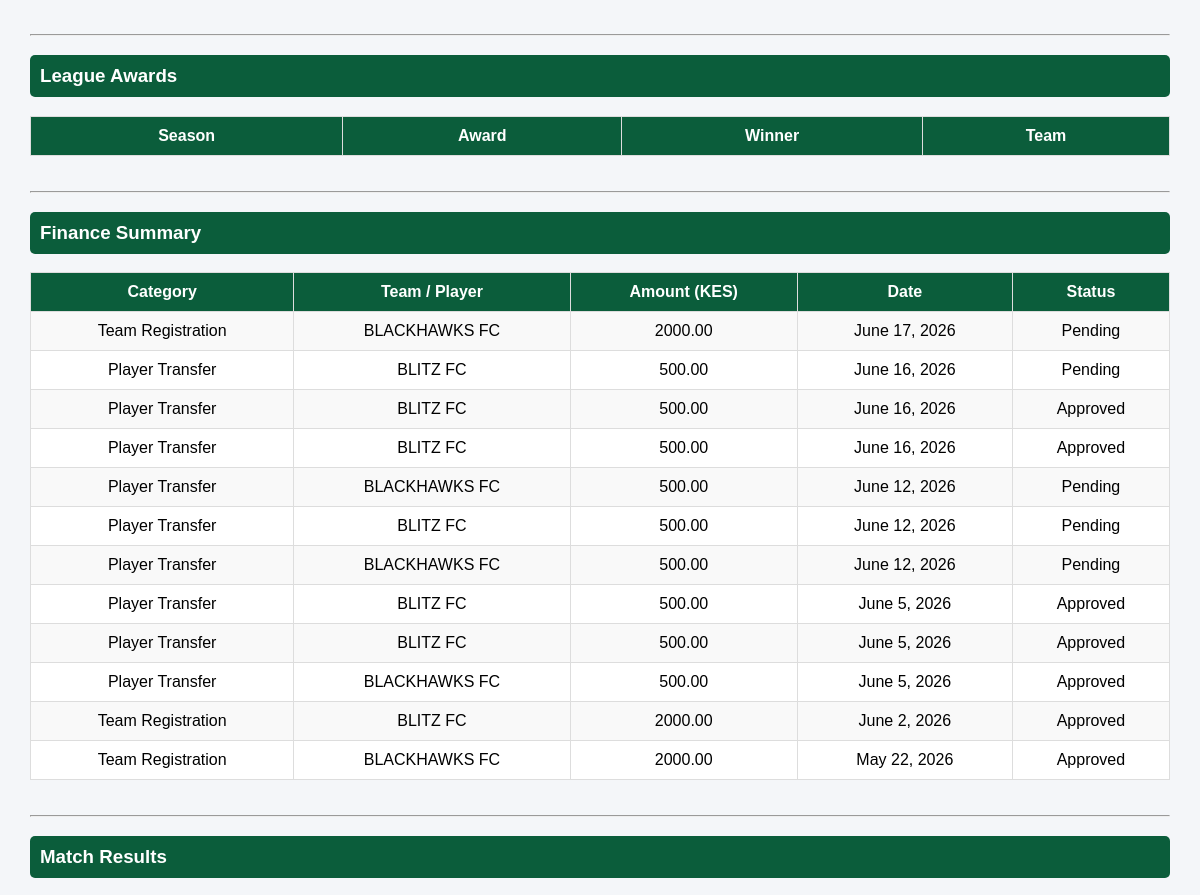
/reports/ (middle part), run on an earlier commit of the app's database.
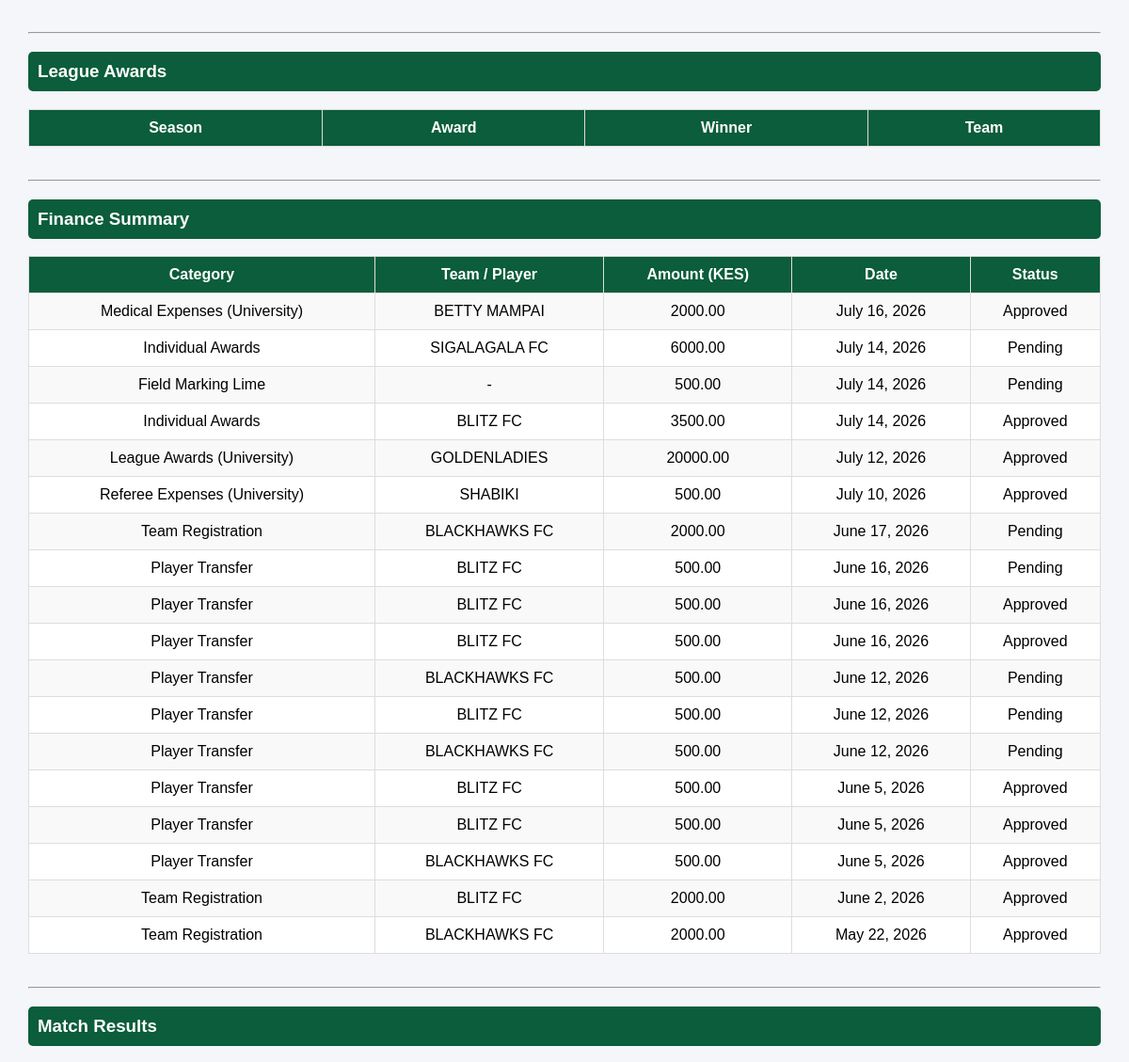
And on a later commit of the database.
### finance/models.py (models this page shows)
class FinanceRecord(models.Model):
    CATEGORY_CHOICES = (
        ('Team Registration', 'Team Registration'),
        ('Player Transfer', 'Player Transfer'),
        ('Individual Awards', 'Individual Awards'),
        ('Field Marking Lime', 'Field Marking Lime'),
        ('Referee Expenses (University)', 'Referee Expenses (University)'),
        ('Medical Expenses (University)', 'Medical Expenses (University)'),
        ('League Awards (University)', 'League Awards (University)'),
    )
    category = models.CharField(
        max_length=100,
        choices=CATEGORY_CHOICES
    )
    team = models.ForeignKey(
        'teams.Team',
        on_delete=models.SET_NULL,
        null=True,
        blank=True
    )
    amount = models.DecimalField(
        max_digits=10,
        decimal_places=2
    )
    description = models.TextField()
    transaction_date = models.DateField()
    approved = models.BooleanField(
        default=False
    )
    created_at = models.DateTimeField(
        auto_now_add=True
    )
    coach = models.ForeignKey(
    settings.AUTH_USER_MODEL,
    on_delete=models.SET_NULL,
    null=True,
    blank=True
    )
    player = models.ForeignKey(
          'players.player',
          on_delete=models.SET_NULL,
          null=True,
          blank=True
    )
    referee = models.ForeignKey(
        'teams.RefereeProfile',
        on_delete=models.SET_NULL,
        null=True,
        blank=True
    )
    transfer = models.ForeignKey(
        'players.Transfer',
        on_delete=models.SET_NULL,
        null=True,
        blank=True
    )
    transaction_code = models.CharField(
    max_length=50,
    blank=True
    )
    payment_proof = models.ImageField(
    upload_to='payment_proofs/',
    null=True,
    blank=True
    )
    status = models.CharField(
    max_length=20,
    choices=(
        ('Pending', 'Pending'),
        ('Approved', 'Approved'),
        ('Rejected', 'Rejected'),
    ),
     default='Pending'
)

### teams/models.py (models this page shows)
class Team(models.Model):
    CATEGORY_CHOICES = (
        ('Men', 'Men'),
        ('Ladies', 'Ladies'),
    )
    name = models.CharField(max_length=100)
    coach = models.ForeignKey(
    settings.AUTH_USER_MODEL,
    on_delete=models.SET_NULL,
    null=True,
    blank=True,
    limit_choices_to={'role': 'coach'}
)
    phone_number = models.CharField(
        max_length=15,
        blank=True,
        null=True
    )
    category = models.CharField(
        max_length=10,
        choices=CATEGORY_CHOICES,
        default='Men'
    )
    played = models.IntegerField(default=0)
    wins = models.IntegerField(default=0)
    draws = models.IntegerField(default=0)
    losses = models.IntegerField(default=0)
    goals_scored = models.IntegerField(default=0)
    goals_conceded = models.IntegerField(default=0)
    goal_difference = models.IntegerField(default=0)
    points = models.IntegerField(default=0)
    def __str__(self):
        return self.name

class RefereeProfile(models.Model):
    user = models.OneToOneField(
        settings.AUTH_USER_MODEL,
        on_delete=models.CASCADE
    )
    full_name = models.CharField(max_length=100)
    license_number = models.CharField(
        max_length=50,
        unique=True
    )
    phone_number = models.CharField(max_length=20)
    is_verified = models.BooleanField(default=False)
    def __str__(self):
        return self.full_name

### players/models.py (models this page shows, shortened)
class Player(models.Model):
    player_name = models.CharField(max_length=100)
    school_id = models.CharField(max_length=50)
    age = models.IntegerField(default=18)
    jersey_number = models.IntegerField(default=0)
    phone_number = models.CharField(
        max_length=15,
        blank=True,
        null=True
    )
    POSITION_CHOICES = (
        ('Goalkeeper', 'Goalkeeper'),
        ('Defender', 'Defender'),
        ('Midfielder', 'Midfielder'),
        ('Forward', 'Forward'),
    )
    position = models.CharField(
        max_length=20,
        choices=POSITION_CHOICES,
        default='Defender'
    )
    goals = models.IntegerField(default=0)
    assists = models.IntegerField(default=0)
    clean_sheets = models.IntegerField(default=0)
    goal_conceded = models.IntegerField(default=0)
    yellow_cards = models.IntegerField(default=0)
    red_cards = models.IntegerField(default=0)
    is_suspended = models.BooleanField(default=False)
    suspension_matches = models.IntegerField(default=0)
    team = models.ForeignKey(
        'teams.Team',
        on_delete=models.CASCADE,
        related_name='players'
    )

### reports/views.py (the view)
# urls.py: path('reports/', include('reports.urls')),
def reports(request):
    men_teams = Team.objects.filter(category='Men').order_by(
        '-points',
        '-goal_difference'
    )
    ladies_teams = Team.objects.filter(category='Ladies').order_by(
        '-points',
        '-goal_difference'
    )
    top_scorers = Player.objects.order_by('-goals')[:10]
    top_assists = Player.objects.order_by('-assists')[:10]
    clean_sheets = Player.objects.filter(
        position='Goalkeeper'
    ).order_by('-clean_sheets')[:10]
    matches = Match.objects.order_by('-match_date')
    finance = FinanceRecord.objects.order_by('-transaction_date')
    awards = Award.objects.order_by('-season')
    context = {
        'men_teams': men_teams,
        'ladies_teams': ladies_teams,
        'top_scorers': top_scorers,
        'top_assists': top_assists,
        'clean_sheets': clean_sheets,
        'matches': matches,
        'finance': finance,
        'awards': awards,
    }
    return render(request, 'reports/report.html', context)

### notifications/context_processors.py (called while the page is built)
def admin_notifications(request):
    return {
        'unread_notifications':
        AdminNotification.objects.filter(
            is_read=False
        ).count()
    }

### reports/templates/reports/report.html (shortened to what this page needs)
<!DOCTYPE html>
<html lang="en">
<head>
</head>
<body>
<hr>
<h3>League Awards</h3>
<table>
<tr>
    <th>Season</th>
    <th>Award</th>
    <th>Winner</th>
    <th>Team</th>
</tr>
</table>
<hr>
<h3>Finance Summary</h3>
<table>
<tr>
    <th>Category</th>
    <th>Team / Player</th>
    <th>Amount (KES)</th>
    <th>Date</th>
    <th>Status</th>
</tr>
{% for record in finance %}
<tr>
<td>{{ record.category }}</td>
<td>
{% if record.team %}
{{ record.team.name }}
{% elif record.player %}
{{ record.player.player_name }}
{% elif record.referee %}
{{ record.referee }}
{% else %}
-
{% endif %}
</td>
<td>{{ record.amount }}</td>
<td>{{ record.transaction_date }}</td>
<td>{{ record.status }}</td>
</tr>
{% endfor %}
</table>
<hr>
<h3>Match Results</h3>
</body>
</html>

### reports/templates/reports/report.html (style rules this page uses)
body { font-family: Arial, Helvetica, sans-serif; background:#f4f6f9; margin:30px; }
h3 { background:#0B5D3B; color:white; padding:10px; border-radius:5px; }
table { width:100%; border-collapse:collapse; margin-bottom:35px; background:white; }
table th { background:#0B5D3B; color:white; padding:10px; border:1px solid #ddd; }
tr:nth-child(even) { background:#f9f9f9; }

What changed in the data, as far as the page shows it:
added FinanceRecord: category "Medical Expenses (University)", player.player_name "BETTY MAMPAI", amount "2000.00", transaction_date "July 16, 2026", status "Approved"
added FinanceRecord: category "Individual Awards", team.name "SIGALAGALA FC", amount "6000.00", transaction_date "July 14, 2026", status "Pending"
added FinanceRecord: category "Field Marking Lime", amount "500.00", transaction_date "July 14, 2026", status "Pending"
added FinanceRecord: category "Individual Awards", team.name "BLITZ FC", amount "3500.00", transaction_date "July 14, 2026", status "Approved"
added FinanceRecord: category "League Awards (University)", team.name "GOLDENLADIES", amount "20000.00", transaction_date "July 12, 2026", status "Approved"
added FinanceRecord: category "Referee Expenses (University)", referee "SHABIKI", amount "500.00", transaction_date "July 10, 2026", status "Approved"
